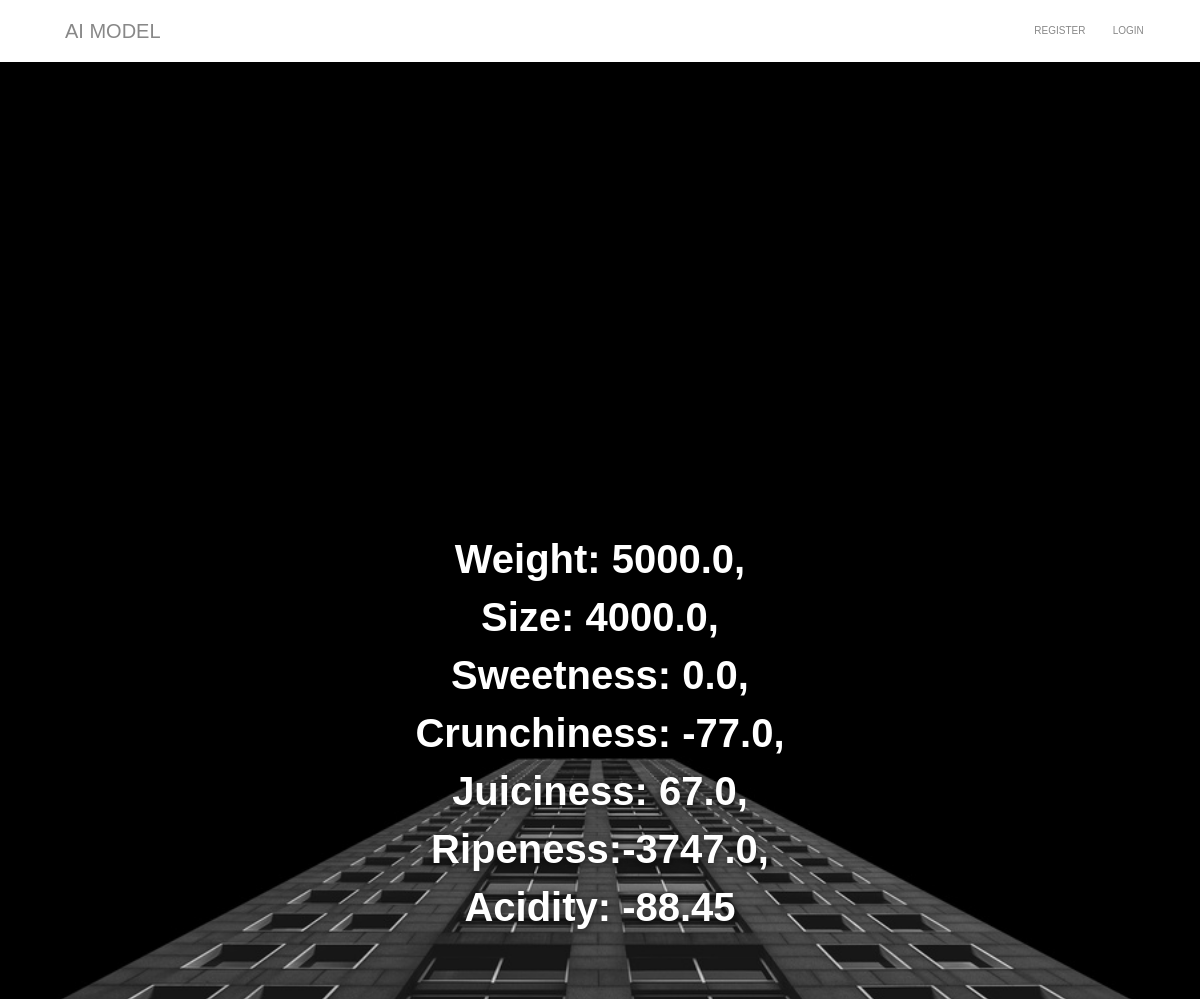
Screenshot of /accounts/posts/14/ with the database file from the repository.
### accounts/models.py (models this page shows)
class Prediction(models.Model):
    Size = models.FloatField()
    Weight = models.FloatField()
    Sweetness = models.FloatField()
    Crunchiness = models.FloatField()
    Juiciness = models.FloatField()
    Ripeness = models.FloatField()
    Acidity = models.FloatField()
    time_date = models.DateTimeField(default=timezone.now)
    PredictionResult = models.CharField(blank=True, null=True, max_length=30)
    user = models.ForeignKey(User, default=None, on_delete=models.CASCADE)

### accounts/views.py (the view)
# urls.py: path('posts/<str:pk_test>/', views.posts, name='posts'),
def posts(request, pk_test):
    post = Prediction.objects.get(id=pk_test)
    return render(request, 'posts.html', {'post':post})

### accounts/templates/posts.html (shortened to what this page needs)
<!DOCTYPE html>
<html lang="en"><head>
{% load static %}
<link href="./Now UI Kit Pro by Creative Tim_files/css" rel="stylesheet">
<link rel="stylesheet" href="{% static 'all.css' %}">
<link href="{% static 'bootstrap.min.css' %}" rel="stylesheet">
<link href="{% static 'now-ui-kit.minc8c4.css' %}" rel="stylesheet">
<link href="{% static 'demo.css' %}" rel="stylesheet">
</head>
<body class="index-page sidebar-collapse">
<nav class="navbar navbar-expand-lg bg-white fixed-top " color-on-scroll="500" >
    <div class="container" style="height: fit-content;">
        <div class="navbar-translate">
            <a class="navbar-brand" style="font-family: 'Gill Sans', 'Gill Sans MT', Calibri, 'Trebuchet MS', sans-serif; font-size: 20px;" href="#" rel="tooltip" title="" data-placement="bottom" target="_blank" data-original-title="Designed by Invision. Coded by Creative Tim">
                AI MODEL
            </a>
        </div>
        <div class="navbar-nav">
            {% if user.is_authenticated %}
            <li class="nav-item"><a href="{% url 'home' %}" class="nav-link">Home</a></li>
            <li class="nav-item"><a href="{% url 'result' %}" class="nav-link">Result</a></li>
            <li class="nav-item"><a href="{% url 'logout' %}" class="nav-link">Logout</a></li>
            {% else %}
            <li class="nav-item"><a href="{% url 'register' %}" class="nav-link">Register</a></li>
            <li class="nav-item"><a href="{% url 'login' %}" class="nav-link">Login</a></li>
            {% endif %}
        </div>
    </div>
</nav>
<div class="wrapper"><div class="page-header clear-filter" filter-color="orange">
<div class="rellax-header rellax-header-sky" data-rellax-speed="-4">
<div class="page-header-image" style="background: black;">
</div>
</div>
<div class="rellax-header rellax-header-buildings" data-rellax-speed="0">
<img class="page-header-image page-header-city" src="{% static 'coool.jpg'%}" alt="" style="object-fit: cover;">
</div>
</div>
<h4 class="h3-description rellax-text" data-rellax-speed="-1" style="color: white; font-weight: bolder; font-size: 40px; font-family: 'Gill Sans', 'Gill Sans MT', Calibri, 'Trebuchet MS', sans-serif; display: flex; flex-direction: column;">Weight: {{ post.Weight }},<br> Size: {{ post.Size }},<br> Sweetness: {{ post.Sweetness }},<br> Crunchiness: {{ post.Crunchiness }},<br> Juiciness: {{ post.Juiciness }},<br> Ripeness:{{ post.Ripeness }},<br> Acidity: {{ post.Acidity }}</h4>
</div>
</body></html>

### accounts/static/demo.css (style rules this page uses)
.presentation-page .page-header-city,.index-page .page-header-city { background-size:cover;background-position:top;top:25.5%;background-repeat:no-repeat }
.presentation-page .h3-description,.index-page .h3-description { z-index:3;top:50%;position:absolute;width:100%;text-align:center;text-shadow:0 2px 8px rgba(0,0,0,.71) }
.presentation-page .rellax-header,.index-page .rellax-header { position:absolute;height:100%;width:100% }
.presentation-page .rellax-header-sky,.index-page .rellax-header-sky { z-index:0;height:50% }
.presentation-page .rellax-header-buildings,.index-page .rellax-header-buildings { z-index:2 }
.presentation-page .page-header,.index-page .page-header { background:#d0aea8 }

### accounts/templates/posts.html (style rules this page uses)
body { margin: 0; font-family: 'Gill Sans', 'Gill Sans MT', Calibri, 'Trebuchet MS', sans-serif; }
nav { background-color: #fff; padding: 15px; box-shadow: 0 2px 5px rgba(0, 0, 0, 0.1); position: fixed; width: 100%; z-index: 1000; }
nav a { text-decoration: none; color: #333; padding: 10px 20px; }
.navbar-brand { font-size: 20px; }

### rows the page displays
Prediction: Weight "5000.0", Size "4000.0", Sweetness "0.0", Crunchiness "-77.0", Juiciness "67.0", Ripeness "-3747.0", Acidity "-88.45"
